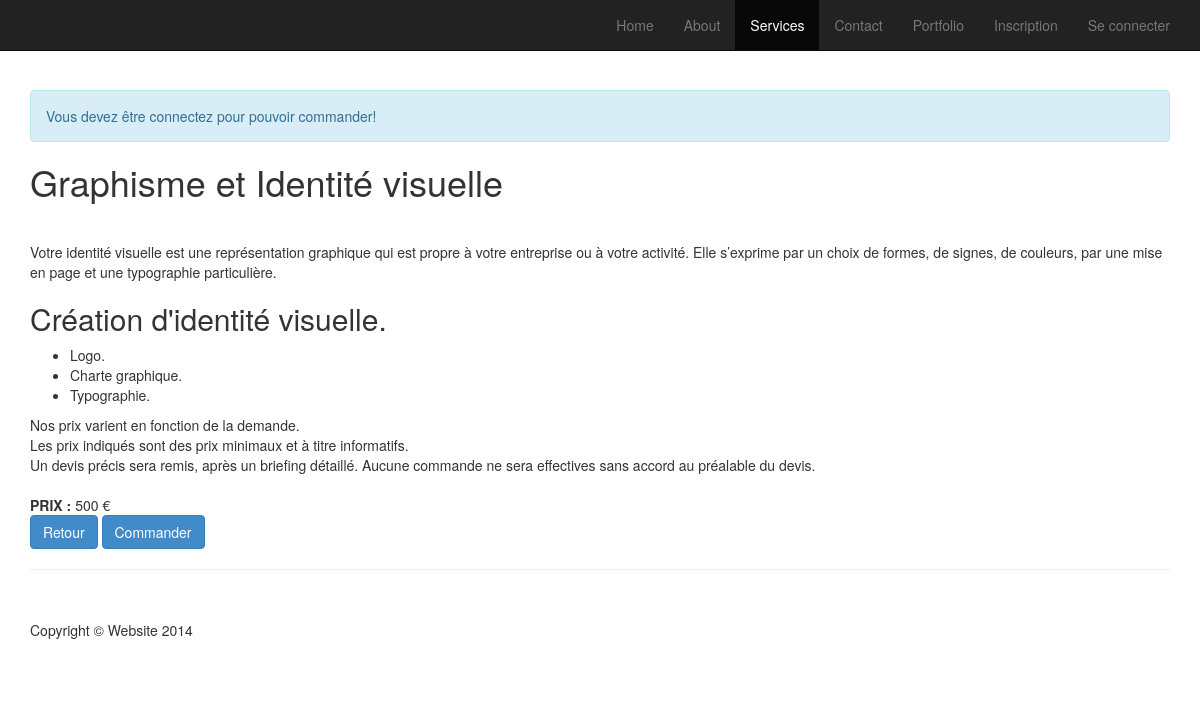
The app's page /servicedetails.php?id=3 with its own data.
### tables this page shows
CREATE TABLE `services` (
  `id` int(11) NOT NULL,
  `titre` varchar(50) NOT NULL,
  `detail` varchar(2000) NOT NULL,
  `prix` int(11) NOT NULL
);

### servicedetails.php (the view, shortened to what this page needs)
<!DOCTYPE html>
<html lang="en">
<head>
    <link href="css/bootstrap.min.css" rel="stylesheet">
    <link href="css/modern-business.css" rel="stylesheet">
    <link href="font-awesome-4.1.0/css/font-awesome.min.css" rel="stylesheet" type="text/css">
</head>
<body>
    <nav class="navbar navbar-inverse navbar-fixed-top" role="navigation">
        <div class="container">
            <div class="collapse navbar-collapse" id="bs-example-navbar-collapse-1">
                <ul class="nav navbar-nav navbar-right">
                    <li>
                        <a href="index.php">Home</a>
                    </li>
                    <li>
                        <a href="about.php">About</a>
                    </li>
                    <li class="active">
                        <a href="services.php">Services</a>
                    </li>
                    <li>
                        <a href="contact.php">Contact</a>
                    </li>
                    <li>
                        <a href="portfolio.php">Portfolio</a>
                    </li>
                    <?php
                    if (isset($_SESSION['id']))
                    {
                        echo'
                            <li><a href="deconnection.php">Se deconnecter</a></li>
                            <li><a href="panier.php">Panier <b style="color:white;"><?php echo "({$cartItemCount})"; ?></b> </a></li>
                            <li><a href="profil.php">Profil</a></li>';
                        if ($_SESSION['admin'] == 1)
                        {
                            echo'<li><a href="admin.php">Administrateur</a></li>';
                        }
                    }
                    else
                    {
                        echo'<li><a href="inscription.php">Inscription</a></li>
                        <li><a href="connection.php">Se connecter</a></li>';
                    }
                ?>
                </ul>
            </div>
        </div>
    </nav>
    <div class="container">
        <div id="content">
         <br/><br/>
        <?php
            if( !isset($_SESSION['id']))
                {
                     echo' <div class="alert alert-info"> Vous devez être connectez pour pouvoir commander!</div>';
                }
        ?>
        <?php
            if(isset($_GET['id']) )
            {
            $id = $_GET['id'];
                try
                {
                    $connection = ConnectBD();
                    $req = 'SELECT * FROM services WHERE id ="'.$id.'"';
                    $resultats = $connection->query($req);
                    while( $tabs = $resultats->fetch(PDO::FETCH_ASSOC))
                        {
            ?>
                            <tr>
                                <td><?php echo$tabs['titre']; ?></td><br/>
                                <td><?php echo $tabs['detail']; ?></td>
                                <td><strong>PRIX : </strong><?php echo $tabs['prix']; ?> €</td>
                            </tr>
                            <p><a href="services.php" class="btn btn-primary">Retour</a> <a href="trt-panier.php?action=ajouter&amp;id=<?php echo $tabs['id'];?>&amp;titre=<?php echo $tabs['titre'] ;?>&amp;prix=<?php echo $tabs['prix']; ?>" class="btn btn-primary">Commander</a></p>
            <?php
                        }
                }
                catch(PDOException $e)
                {
                    echo '<erreur>Erreur [0023]: Erreur lors de la requête, veuillez contacter votre administrateur!</erreur>';
                    echo '<erreur>Erreur : '.$e->getMessage().'</erreur><br/>';
                    echo '<erreur>N° : '.$e->getCode().'</erreur><br/>';
                    exit();
                }
            }
            ?>
                <hr>
        <footer>
            <div class="row">
                <div class="col-lg-12">
                    <p>Copyright &copy; Website 2014</p>
                </div>
            </div>
        </footer>
    </div>
</body>
</html>

### css/modern-business.css (style rules this page uses)
html, body { height: 100%; }
body { padding-top: 50px; }
footer { margin: 50px 0; }

### records on screen
services: titre "Graphisme et Identité visuelle", detail "Votre identité visuelle est une représentation graphique qui est propre à votre entreprise ou à votre activité. Elle s’exprime par un choix de formes, de signes, de couleurs, par une mise en page et une typographie particulière. Création d'identité visuelle. Logo. Charte graphique. Typographie. Nos prix varient en fonction de la demande. Les prix indiqués sont des prix minimaux et à titre informatifs. Un devis précis sera remis, après un briefing détaillé. Aucune commande ne sera effectives sans accord au préalable du devis.", prix "500"
